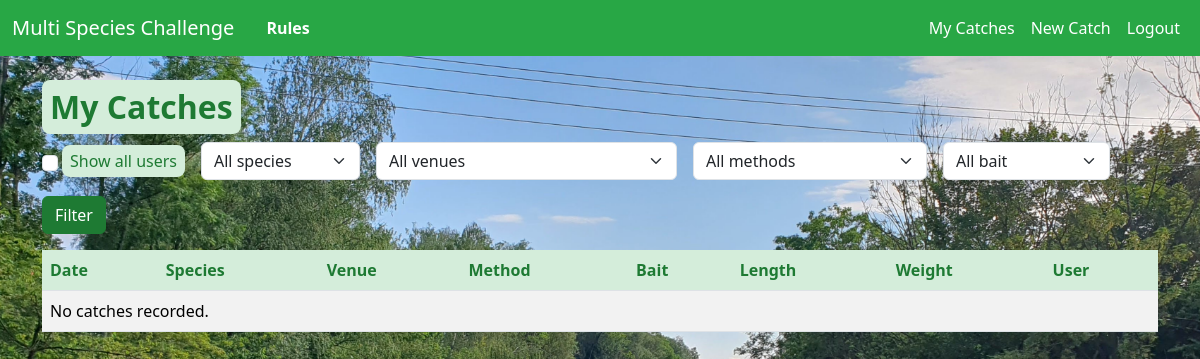
The page /catch/ (signed in) on the database as committed earlier.
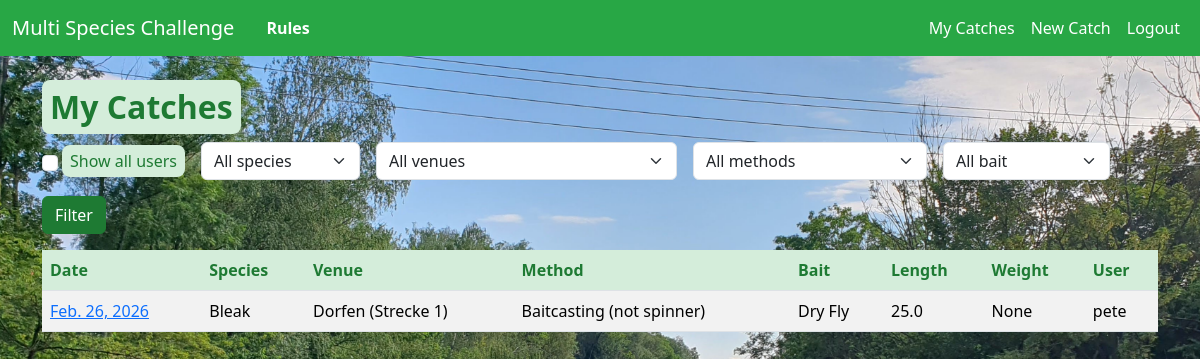
The same page on the database as committed later.
### catch/models.py (models this page shows, shortened)
class Catch(models.Model):
    user = models.ForeignKey(settings.AUTH_USER_MODEL, on_delete=models.CASCADE)
    date = models.DateField()
    species = models.ForeignKey(Species, on_delete=models.PROTECT)
    venue = models.ForeignKey(Venue, on_delete=models.PROTECT)
    method = models.ForeignKey(Method, on_delete=models.PROTECT)
    bait = models.ForeignKey(Bait, on_delete=models.PROTECT)
    length = TolerantDecimalField(max_digits=4, decimal_places=1, blank=True, null=True)
    weight = models.DecimalField(max_digits=6, decimal_places=2, blank=True, null=True)
    picture = models.ImageField(upload_to='catch_pics/', blank=True, null=True)
    comments = models.TextField(blank=True, null=True)
    class Meta:
        ordering = ['-date']

class Species(models.Model):
    name = models.CharField(max_length=50, unique=True)
    class Meta:
        ordering = ['name']

class Venue(models.Model):
    name = models.CharField(max_length=50, unique=True)
    class Meta:
        ordering = ['name']

class Method(models.Model):
    name = models.CharField(max_length=50, unique=True)
    class Meta:
        ordering = ['name']

class Bait(models.Model):
    name = models.CharField(max_length=50, unique=True)
    class Meta:
        ordering = ['name']

### catch/views.py (the view)
# urls.py: path('', CatchListView.as_view(), name='catch_list'),
class CatchListView(LoginRequiredMixin, ListView):
    model = Catch
    template_name = 'catch/catch_list.html'
    context_object_name = 'catches'
    paginate_by = 20
    def get_queryset(self):
        show_all = self.request.GET.get('all') == '1'
        if show_all:
            qs = Catch.objects.all()
        else:
            qs = Catch.objects.filter(user=self.request.user)
        species = self.request.GET.get('species')
        venue = self.request.GET.get('venue')
        method = self.request.GET.get('method')
        bait = self.request.GET.get('bait')
        length = self.request.GET.get('length')
        if species:
            qs = qs.filter(species_id=species)
        if venue:
            qs = qs.filter(venue_id=venue)
        if method:
            qs = qs.filter(method_id=method)
        if bait:
            qs = qs.filter(bait_id=bait)
        if length:
            try:
                qs = qs.filter(length=float(length))
            except (ValueError, TypeError):
                pass
        return qs
    def get_context_data(self, **kwargs):
        ctx = super().get_context_data(**kwargs)
        ctx['species_choices'] = Species.objects.all()
        ctx['venue_choices'] = Venue.objects.all()
        ctx['method_choices'] = Method.objects.all()
        ctx['bait_choices'] = Bait.objects.all()
        ctx['current_filters'] = {
            'species': self.request.GET.get('species', ''),
            'venue': self.request.GET.get('venue', ''),
            'method': self.request.GET.get('method', ''),
            'bait': self.request.GET.get('bait', ''),
            'length': self.request.GET.get('length', ''),
            'all': self.request.GET.get('all', ''),
        }
        ctx['show_all'] = self.request.GET.get('all') == '1'
        return ctx

### catch/context_processors.py (called while the page is built)
def random_background(request):
    if 'background' not in request.session:
        images_dir = os.path.join(settings.BASE_DIR, 'static', 'images', 'fishing')
        try:
            pics = [f for f in os.listdir(images_dir) if os.path.isfile(os.path.join(images_dir, f))]
        except FileNotFoundError:
            pics = []
        if pics:
            choice = random.choice(pics)
            request.session['background'] = f'images/fishing/{choice}'
    return {'random_bg': request.session.get('background', '')}

### catch/models.py (called while the page is built)
    def from_db_value(self, value, expression, connection):
        if value is None:
            return None
        try:
            return self.to_python(value)
        except (TypeError, InvalidOperation, ValueError):
            return None

### catch/templates/catch/catch_list.html (shortened to what this page needs)
{% extends 'base.html' %}
{% block content %}
<h2>{% if show_all %}All Catches{% else %}My Catches{% endif %}</h2>
<form method="get" class="row g-3 mb-3">
  <div class="col-auto d-flex align-items-center">
    <input type="checkbox" name="all" value="1" id="id_all" class="form-check-input" {% if current_filters.all == '1' %}checked{% endif %}>
    <label for="id_all" class="form-check-label ms-1">Show all users</label>
  </div>
  <div class="col-auto">
    <select name="species" class="form-select">
      <option value="">All species</option>
    </select>
  </div>
  <div class="col-auto">
    <select name="venue" class="form-select">
      <option value="">All venues</option>
    </select>
  </div>
  <div class="col-auto">
    <select name="method" class="form-select">
      <option value="">All methods</option>
    </select>
  </div>
  <div class="col-auto">
    <select name="bait" class="form-select">
      <option value="">All bait</option>
    </select>
  </div>
  <div class="col-auto">
    <button class="btn btn-primary" type="submit">Filter</button>
  </div>
</form>
<table class="table table-striped">
    <thead>
        <tr>
            <th>Date</th>
            <th>Species</th>
            <th>Venue</th>
            <th>Method</th>
            <th>Bait</th>
            <th>Length</th>
            <th>Weight</th>
            <th>User</th>
        </tr>
    </thead>
    <tbody>
        {% for catch in catches %}
        <tr>
          <td><a href="{% url 'catch_detail' catch.pk %}">{{ catch.date }}</a></td>
          <td>{{ catch.species.name }}</td>
          <td>{{ catch.venue.name }}</td>
          <td>{{ catch.method.name }}</td>
          <td>{{ catch.bait.name }}</td>
          <td>{{ catch.length }}</td>
          <td>{{ catch.weight }}</td>
          <td>{{ catch.user.username }}</td>
        </tr>
        {% empty %}
        <tr><td colspan="8">No catches recorded.</td></tr>
        {% endfor %}
    </tbody>
</table>
{% endblock %}

Rows that differ between the two databases and show on the page:
added Catch: date "Feb. 26, 2026", species.name "Bleak", venue.name "Dorfen (Strecke 1)", method.name "Baitcasting (not spinner)", bait.name "Dry Fly", length "25.0", weight "None", user.username "pete"
Other text that changed with them:
text no longer shown: "No catches recorded."
